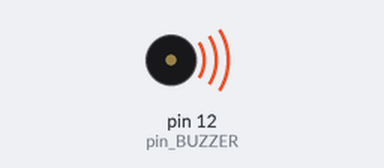
A sketch run on a simulated Arduino Uno, built with avr-gcc and run on an emulated ATmega328P. Parts: buzzer (waves = sounding, pin HIGH).

Above: at 0.6 s.
Timing chart, 0 to 4.6 s (numbered marks = the images above):
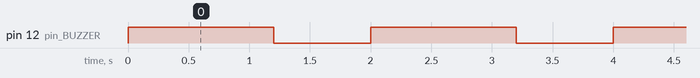

Measured:
- by itself, pin 12 (pin_BUZZER): alternates HIGH for 1.2 s and LOW for 0.80 s

The sketch:

Buzzer.ino
```cpp
int pin_BUZZER = 12;

void setup(){
  pinMode(pin_BUZZER,OUTPUT);
}

void loop(){
  digitalWrite(pin_BUZZER, HIGH);
  delay(1200);
  digitalWrite(pin_BUZZER, LOW);
  delay(800);
}
```
